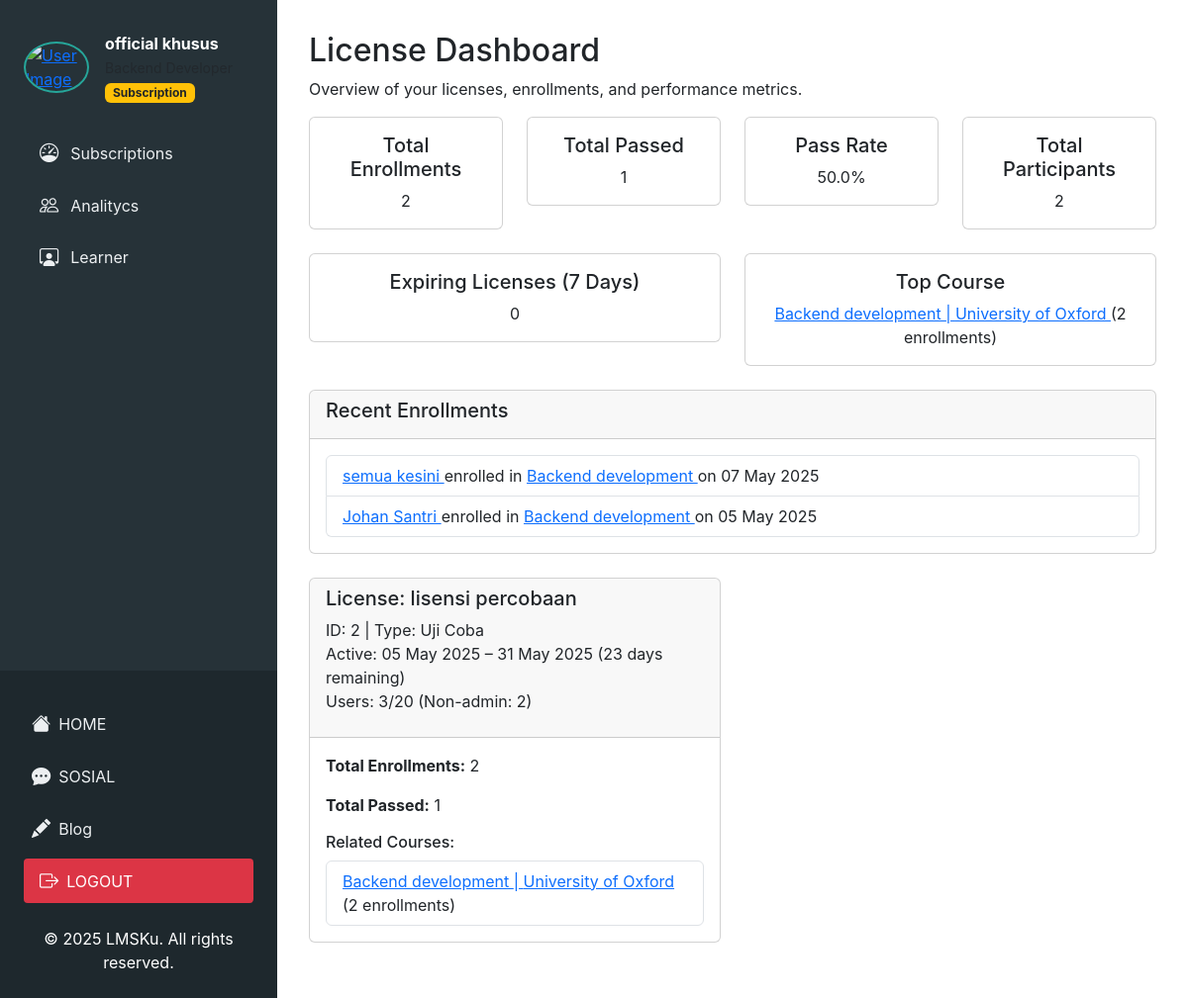
Before: /dashboard/ (signed in) with the older database file.
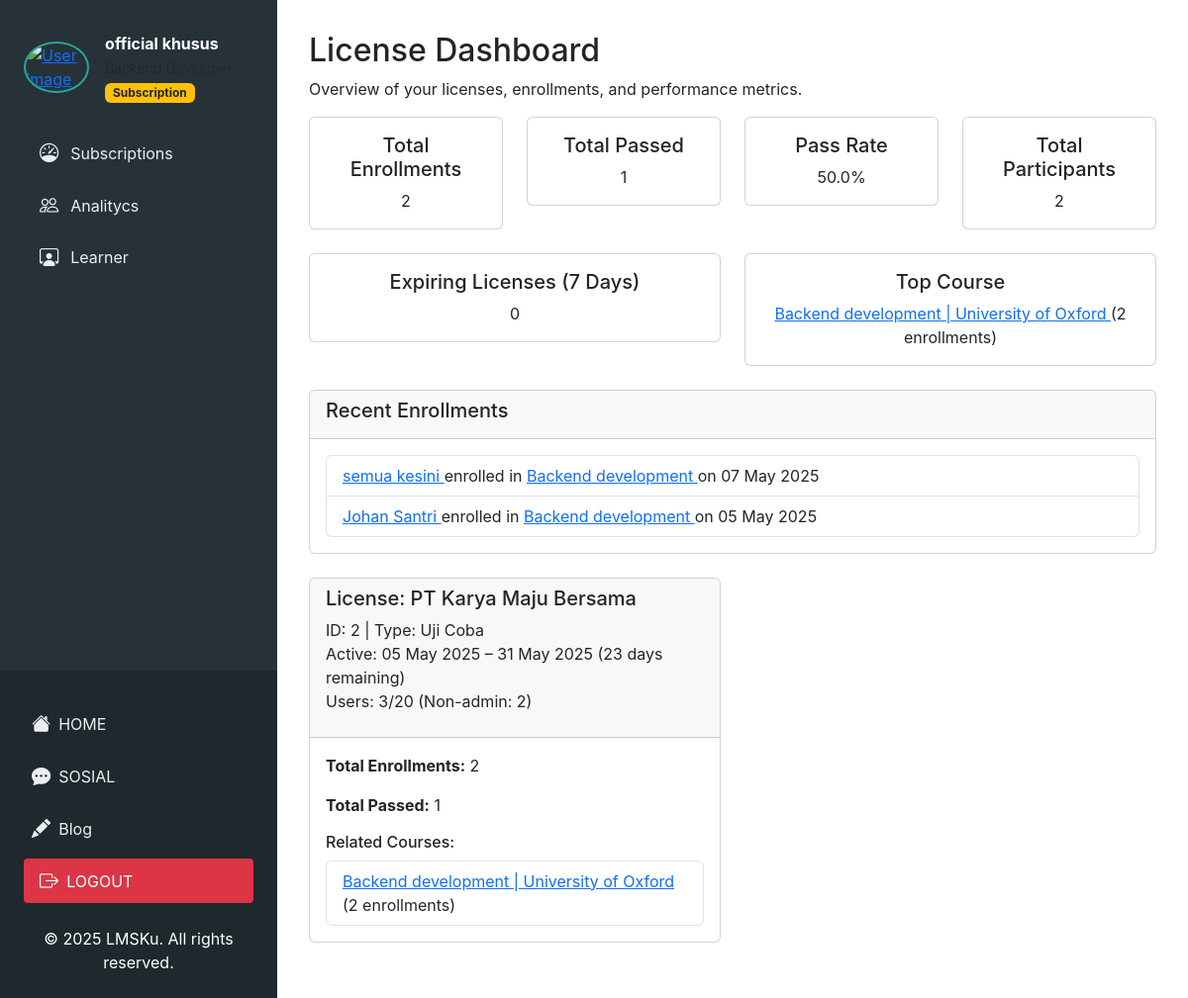
After: the same page with the newer database file.
### licensing/models.py (models this page shows, shortened)
class License(models.Model):
    LICENSE_TYPE_CHOICES = [
        ('free', 'Gratis'),
        ('paid', 'Berbayar'),
        ('trial', 'Uji Coba'),
    ]
    SUBSCRIPTION_FREQUENCY_CHOICES = [
        ('monthly', 'Bulanan'),
        ('yearly', 'Tahunan'),
        ('once', 'Sekali'),
    ]
    users = models.ManyToManyField(User, related_name='licenses', verbose_name='Pengguna')
    name = models.CharField(max_length=255, verbose_name='Nama Lisensi')
    license_type = models.CharField(max_length=10, choices=LICENSE_TYPE_CHOICES, default='trial', verbose_name='Tipe Lisensi')
    start_date = models.DateField(default=timezone.now, verbose_name='Tanggal Mulai')
    expiry_date = models.DateField(verbose_name='Tanggal Berakhir')
    status = models.BooleanField(default=True, verbose_name='Status')
    description = models.TextField(blank=True, null=True, verbose_name='Deskripsi')
    university = models.ForeignKey(Universiti, on_delete=models.SET_NULL, null=True, blank=True, verbose_name='Universitas')
    max_users = models.PositiveIntegerField(default=20, verbose_name='Maksimum Pengguna')
    subscription_type = models.CharField(max_length=20, choices=LICENSE_TYPE_CHOICES, default='paid', verbose_name='Tipe Langganan')
    subscription_frequency = models.CharField(max_length=20, choices=SUBSCRIPTION_FREQUENCY_CHOICES, default='yearly', verbose_name='Frekuensi Langganan')
    class Meta:
        verbose_name = 'Lisensi'
        verbose_name_plural = 'Lisensi'

### licensing/views.py (the view)
# urls.py: path('dashboard/', views.licens_dashboard, name='licens_dashboard'),
@login_required
def licens_dashboard(request):
    if not request.user.is_subscription:
        messages.error(request, "Akses ditolak. Hanya pengguna dengan status langganan yang dapat mengakses dashboard ini.")
        return redirect('authentication:home')
    licenses = License.objects.filter(users=request.user, status=True).prefetch_related('users')
    total_enrollments = 0
    total_passed = 0
    total_participants = 0
    all_courses = []
    license_course_data = []
    now = timezone.now().date()
    license_users = set()
    for license in licenses:
        other_users = license.users.exclude(id=request.user.id)
        user_count = license.users.count()
        non_admin_count = other_users.count()
        invited_users_count = Invitation.objects.filter(license=license, status='accepted').count()
        license_users.update(user.id for user in other_users)
        if user_count > license.max_users:
            messages.warning(request, f"Lisensi {license.name} melebihi kapasitas pengguna ({user_count}/{license.max_users}).")
        expected_users = invited_users_count + 1  # +1 jika admin dihitung
        if non_admin_count != invited_users_count:
            messages.warning(
                request, f"Jumlah pengguna non-admin ({non_admin_count}) di {license.name} "
                         f"tidak sesuai dengan jumlah undangan diterima ({invited_users_count})."
            )
        days_remaining = (license.expiry_date - now).days if license.expiry_date >= now else 0
        courses = Course.objects.filter(enrollments__user__in=other_users).select_related('org_partner').distinct()
        enrollment_count = Enrollment.objects.filter(user__in=other_users, course__in=courses).count()
        total_enrollments += enrollment_count
        passed_count = Certificate.objects.filter(user__in=other_users, course__in=courses).count()
        total_passed += passed_count
        course_data = []
        for course in courses:
            course_enrollment_count = Enrollment.objects.filter(course=course, user__in=other_users).count()
            course_data.append({
                'course': course,
                'enrollment_count': course_enrollment_count,
            })
            all_courses.append({
                'course': course,
                'enrollment_count': course_enrollment_count,
            })
        license_course_data.append({
            'license': license,
            'courses': course_data,
            'enrollment_count': enrollment_count,
            'passed_count': passed_count,
            'days_remaining': days_remaining,
            'user_count': user_count,
            'non_admin_count': non_admin_count,
        })
    total_participants = len(license_users)
    accepted_invites_count = sum(
        Invitation.objects.filter(license=license, status='accepted').count() for license in licenses
    )
    if total_participants != accepted_invites_count:
        messages.warning(
            request,
            f"Total peserta ({total_participants}) tidak sesuai dengan jumlah undangan yang diterima."
        )
    pass_rate = round((total_passed / total_enrollments * 100), 2) if total_enrollments > 0 else 0
    expiring_licenses = licenses.filter(
        expiry_date__gt=timezone.now(),
        expiry_date__lte=timezone.now() + timedelta(days=7)
    ).count()
    for lic in licenses.filter(expiry_date__gt=timezone.now(), expiry_date__lte=timezone.now() + timedelta(days=7)):
        messages.info(request, f"Lisensi kedaluwarsa dalam 7 hari: {lic.name} (Kedaluwarsa: {lic.expiry_date})")
    top_course = max(all_courses, key=lambda x: x['enrollment_count'], default=None) if all_courses else None
    recent_enrollments = Enrollment.objects.filter(
        user__in=CustomUser.objects.filter(id__in=license_users),
        course__in=Course.objects.filter(enrollments__user__in=CustomUser.objects.filter(id__in=license_users))
    ).select_related('user', 'course').order_by('-enrolled_at')[:5]
    context = {
        'licenses': licenses,
        'license_course_data': license_course_data,
        'total_enrollments': total_enrollments,
        'total_passed': total_passed,
        'total_participants': total_participants,
        'pass_rate': pass_rate,
        'expiring_licenses': expiring_licenses,
        'top_course': top_course,
        'recent_enrollments': recent_enrollments,
    }
    return render(request, 'licensing/licens_dashboard.html', context)

### authentication/context_processors.py (called while the page is built)
def search_history_context(request):
    search_history = []
    if request.user.is_authenticated:
        search_history = SearchHistory.objects.filter(user=request.user).order_by('-search_date')[:10]
    else:
        cache_key = f"search_history_anonymous_{request.session.session_key or 'default'}"
        search_history = cache.get(cache_key, [])
    return {
        'search_history': search_history
    }

### authentication/models.py (called while the page is built)
    def __str__(self):
        return self.name or ""

### templates/licensing/licens_dashboard.html (shortened to what the changed rows need)
{% extends 'home/tes.html' %}
{% block content %}
    <h2>License Dashboard</h2>
    {% if licenses %}
    <div class="row">
        {% for data in license_course_data %}
        <div class="col-md-6 mb-4">
            <div class="card">
                <div class="card-header">
                    <h5>
                        License: {{ data.license.name }}
                    </h5>
                    <p>
                        ID: {{ data.license.id }} |
                        Type: {{ data.license.get_license_type_display }}<br>
                        Active: {{ data.license.start_date|date:"d M Y" }} – {{ data.license.expiry_date|date:"d M Y" }}
                        ({{ data.days_remaining }} days remaining)<br>
                        Users: {{ data.user_count }}/{{ data.license.max_users }}
                        (Non-admin: {{ data.non_admin_count }})
                    </p>
                </div>
                <div class="card-body">
                    <p><strong>Total Enrollments:</strong> {{ data.enrollment_count }}</p>
                    <p><strong>Total Passed:</strong> {{ data.passed_count }}</p>
                    <h6>Related Courses:</h6>
                    {% if data.courses %}
                    <ul class="list-group">
                        {% for course_data in data.courses %}
                        <li class="list-group-item">
                            <a href="{% url 'courses:course_lms_detail' id=course_data.course.id slug=course_data.course.slug %}">
                                {{ course_data.course.course_name }}
                                {% if course_data.course.org_partner %}
                                    | {{ course_data.course.org_partner.kode|default:course_data.course.org_partner.name|default:"Unknown" }}
                                {% else %}
                                    | Unknown
                                {% endif %}
                            </a>
                            ({{ course_data.enrollment_count }} enrollments)
                        </li>
                        {% empty %}
                        <li class="list-group-item">No related courses.</li>
                        {% endfor %}
                    </ul>
                    {% else %}
                    <p>No related courses for this license.</p>
                    {% endif %}
                </div>
            </div>
        </div>
        {% endfor %}
    </div>
    {% else %}
    <div class="alert alert-info">
        You currently have no active licenses.
    </div>
    {% endif %}
{% endblock %}

Changed rows visible on the page:
changed License "Uji Coba": license.name "lisensi percobaan" → "PT Karya Maju Bersama"
